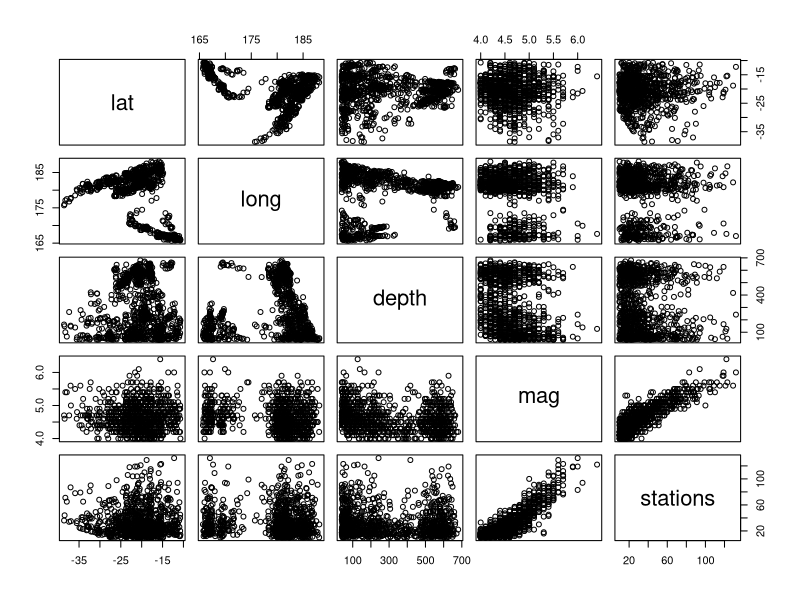
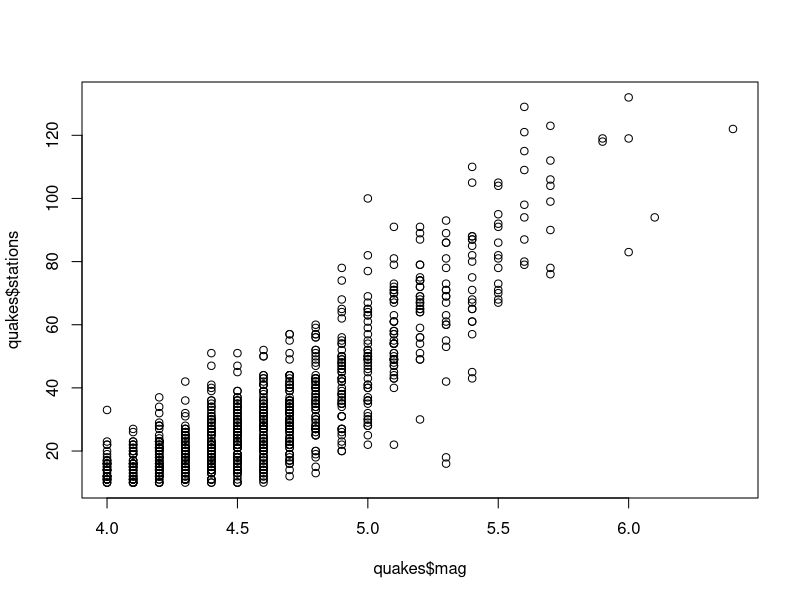
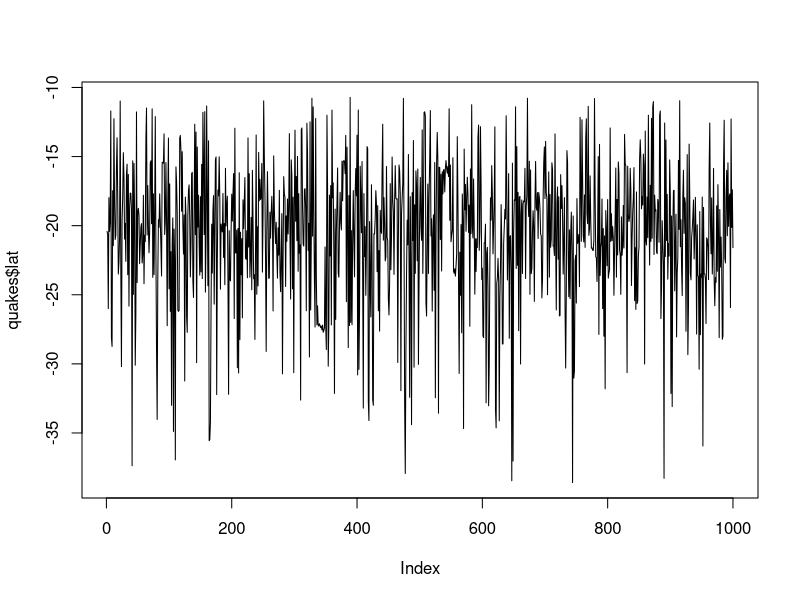
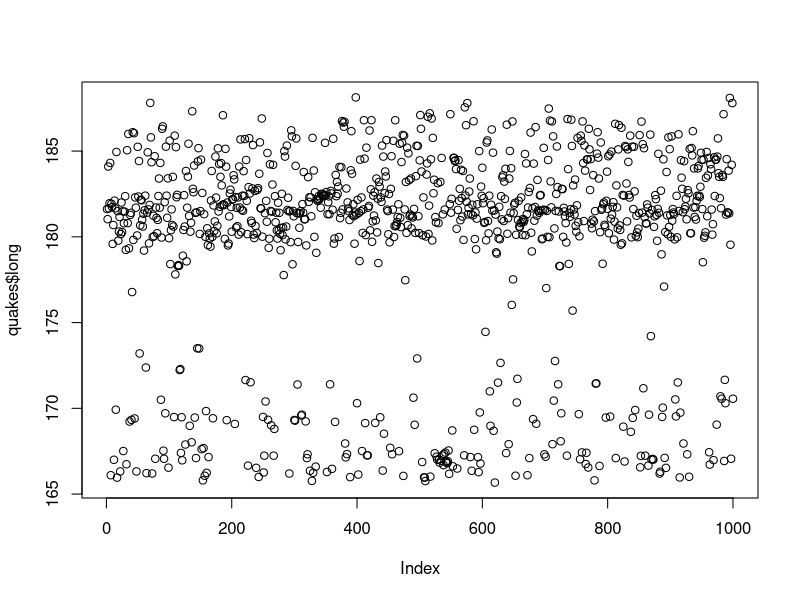
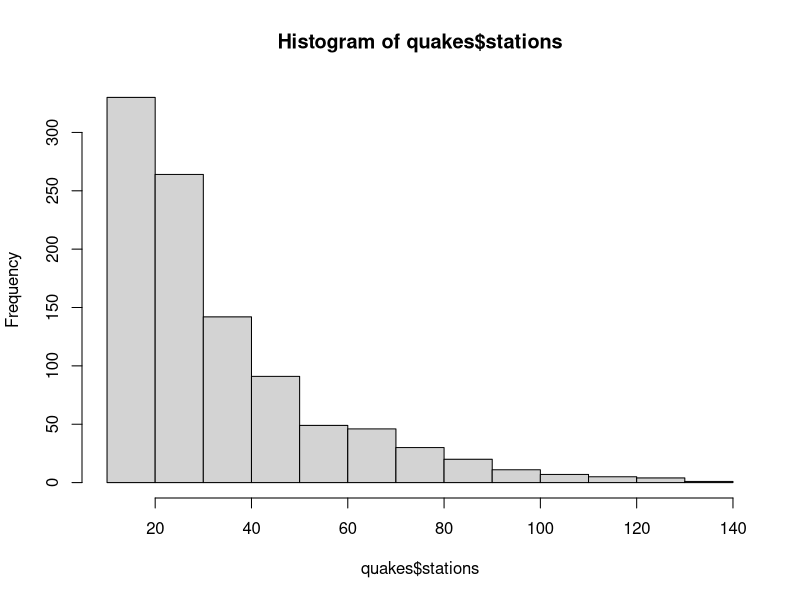
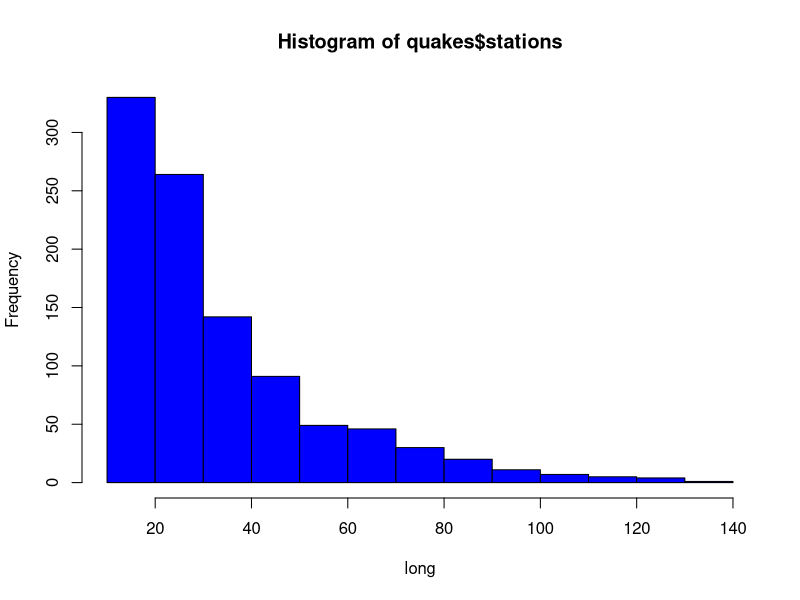
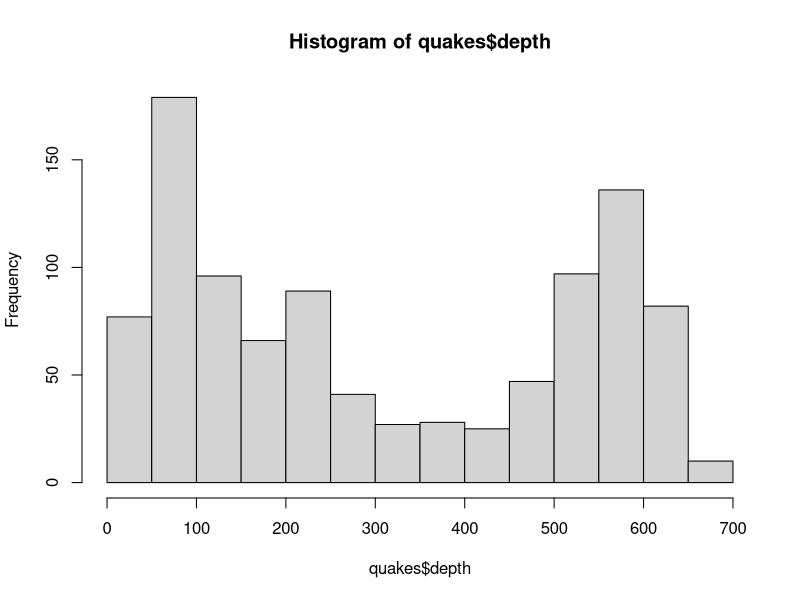
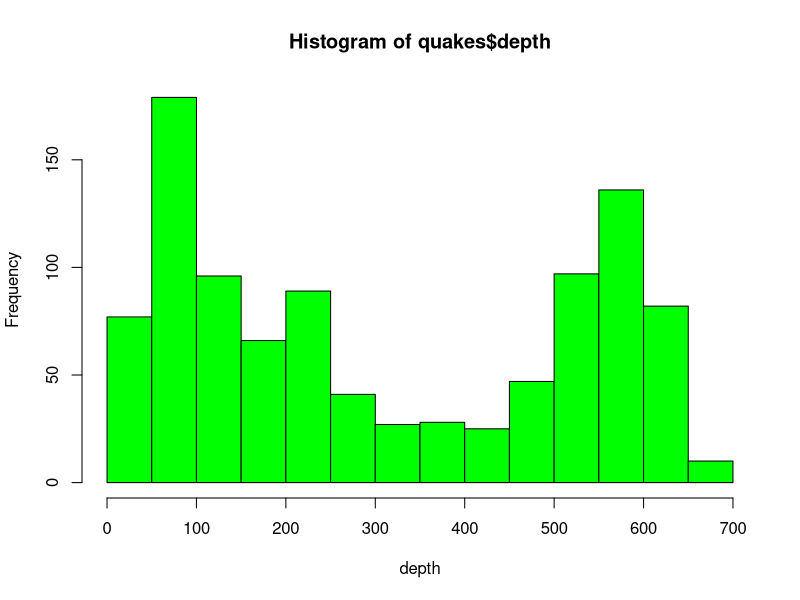

These charts were generated, in order, by the following R code:
datasets::quakes
quakes <- datasets::quakes
head(quakes, 10)
tail(quakes, 10)
quakes [c(4)]
quakes [c(2,4)]
data.frame(quakes[2,])
data.frame(quakes[,1,3])
data.frame(quakes[4,])
summary(quakes [1,])
summary(quakes [1,3])
quakes$lat
quakes$mag
quakes$long
summary(quakes)
summary(quakes$stations)
summary(quakes$depth)
summary(quakes$long,quakes$mag)
plot(quakes)
plot(quakes$mag,quakes$stations,type = "p")
plot(quakes$lat,type = "l")
plot(quakes$long)
hist(quakes$stations)
hist(quakes$stations,xlab = 'long',col = 'blue')
hist(quakes$depth)
hist(quakes$depth,xlab = 'depth',col = 'green')
boxplot(quakes$lat,main='boxplot')
boxplot(quakes[,1:3],main = 'multiple')
barplot(quakes$mag)
par(mfrow=c(3,3),mar=c(2,5,2,1),  las=0, bty="o")
plot(quakes$lat,type = 'l')
plot(quakes$stations,type = 'l')
plot(quakes$long,type = 'l')
plot(quakes$depth,type = 'l')
plot(quakes$mag,type = 'l')
